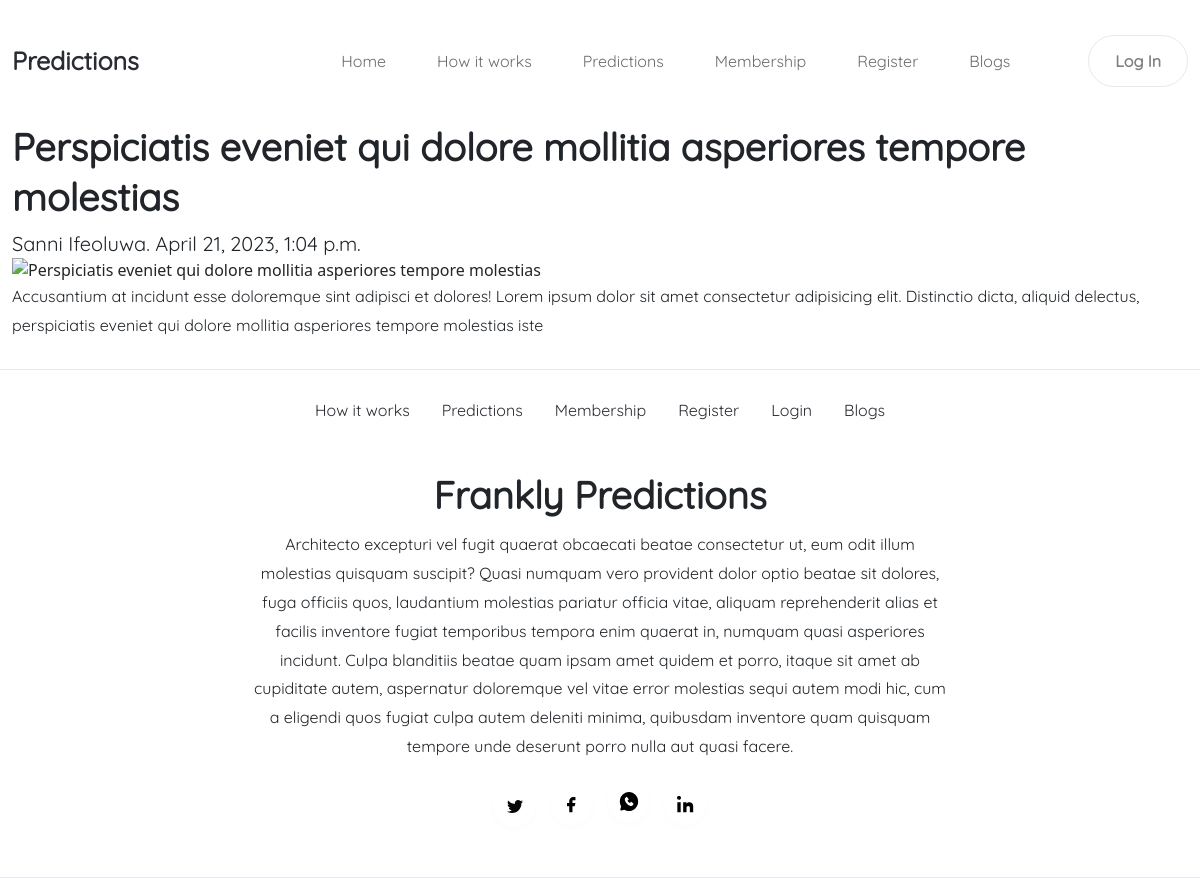
/blogs/perspiciatis-eveniet-qui-dolore-mollitia-asperiores-tempore-molestias/, run on the app's committed database.
### predictions/models.py (models this page shows, shortened)
class Blog(models.Model):
    title = models.CharField(max_length=200)
    slug = models.SlugField(blank=True,null=True,max_length=200)
    body = models.TextField()
    published = models.DateTimeField(default=timezone.now)
    state = models.CharField(choices=STATE_CHOICES, max_length=50)
    created = models.DateTimeField(auto_now_add=False)
    author = models.ForeignKey(User,on_delete=models.PROTECT)
    cover_image = CloudinaryField("image",default=None,null=True)
    additonal_image = CloudinaryField("image",default=None,null=True)
    tags = models.ManyToManyField(Tag,related_name="blog_tags",default=None)
    objects = models.Manager()
    new_manager = PublishedManager()
    class Meta:
        ordering = ("-created",)

class User(AbstractUser):
    type = models.CharField(choices=TYPE_CHOICES,max_length=20)
    objects = UserManager()
    freemium_user = FreemiumManager()
    premium_user = PremiumManager()

### predictions/views.py (the view)
# urls.py: path("blogs/<str:slug>/",views.BlogDetail.as_view(),name="blog_detail"),
class BlogDetail(View):
    def get(self,request,slug):
        blog = Blog.objects.get(slug=slug)
        return render(request,"predictions/blog_detail.html",{
            "blog": blog,
        })

### predictions/context_processors.py (called while the page is built)
def current_site_processor(request):
    current_site = get_current_site(request)
    return {"current_site":current_site}

### predictions/templates/predictions/blog_detail.html (shortened to what this page needs)
{% extends 'predictions/layout.html' %}
{% block body %}
<div class="blog_detail_main">
    <div class="blog-detail">
        <h2> {{ blog.title }} </h2>
        <p class="author subtitle"> {{ blog.author.first_name }} {{ blog.author.last_name }}. {{ blog.created }}</p>
        <img src="{{ blog.cover_image.url }}" alt="{{ blog.title }}"/>
        <div class="blog_detail_body">
            <p> {{ blog.body }} </p>
        </div>
    </div>
</div>
{% endblock  %}

### predictions/static/predictions/css/styles.css (style rules this page uses)
.font, a.header-button, .primary-button, .secondary-button, h1, h2, h3, h4, h5, h6, p, button, .subtitle, a, input, textarea, div.home-main div.text div.buttons a:not([class="primary-button"]), div.home-main div.text div.buttons a:not([class="primary-button"]):hover, ul.socialaccount_providers li a, nav.mainnav a.navbar-brand span, nav div.container-fluid div ul li a { font-family: regular; }
.font-weight, a.header-button, h1, h2, h3, h4, h5, h6, button, nav.mainnav a.navbar-brand span { font-weight: 700; }
img { height: auto; width: auto; }
h2 { line-height: 1.316em; font-size: 38px; margin-bottom: 10px; }
p { font-size: 16px; font-weight: 500; line-height: 1.800em; padding: 10px 0px; }
.subtitle { font-size: 20px; line-height: 1.2em; font-weight: 300; }
p { margin: 0; padding: 0; }
body { margin: 0; padding: 0; box-sizing: border-box; position: relative; overflow-x: hidden; }
* { margin: 0; padding: 0; }

### data on the page
Blog: title "Perspiciatis eveniet qui dolore mollitia asperiores tempore molestias", author.first_name "Sanni", author.last_name "Ifeoluwa", created "April 21, 2023, 1:04 p.m.", body "Accusantium at incidunt esse doloremque sint adipisci et dolores! Lorem ipsum dolor sit amet consectetur adipisicing elit. Distinctio dicta, aliquid delectus, perspiciatis eveniet qui dolore mollitia asperiores tempore molestias iste"
